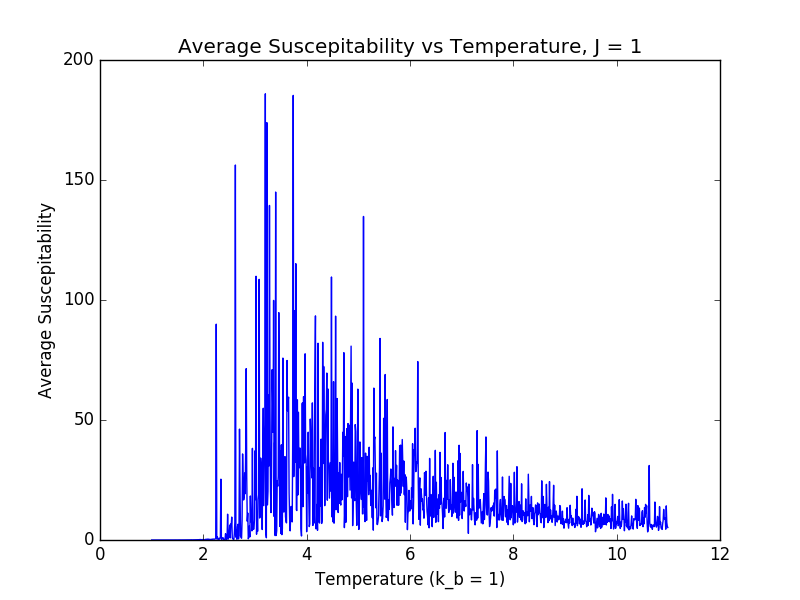

Python code for this plot:
import numpy as np
import pylab as py
import matplotlib.pyplot as plt 
import math
import time
import random as rand

#Simulate the ising model
def compute_energy(lat, J):
	E = -J*(np.sum(np.roll(lat, 1, 0)*lat) + np.sum(np.roll(lat, 1, 1)*lat))
	return E

def compute_magnetization(lat,N):
	M = np.sum(lat)/N*N
	return np.abs(M)


def compute_site_energy(lat,J,x,y):
	E = -J*(lat[x,y]*lat[x-1,y] +  lat[x,y]*lat[np.mod(x+1,N),y] + lat[x,y]*lat[x,np.mod(y+1,N)] + lat[x,y]*lat[x,y-1])
	return E

def spin_flip(lat,N,J,T):
	x=rand.randint(0,N-1)
	y=rand.randint(0,N-1)

	new_lat = np.copy(lat)
	E_orig = compute_site_energy(lat, J, x, y)
	
	new_lat[x,y] = lat[x,y]*(-1)
	E_new = compute_site_energy(new_lat, J, x, y)
	E_diff = E_new - E_orig

	if (E_diff < 0):
		return 1, new_lat, E_diff
	else:
		r = np.random.random()
		if r < np.exp(-E_diff*(1/T)):
			return 1, new_lat, E_diff
		else:
			return 0, lat, E_diff


#Create lattice and initialize coupling constant
J = 1
N = 10

lat = np.ones((N,N))
for i in range(0,N):
	for j in range(0,N):
		u = np.random.random()
		if u < .5:
			lat[i,j] = -1

#Create array of temperatures and average observables
temps = np.arange(1, 11, .01)
Energy = np.zeros(len(temps))
EnergySq = np.zeros(len(temps))
Magnetization = np.zeros(len(temps))
MagnetizationSq = np.zeros(len(temps))
suscepitability = np.zeros(len(temps))
heat_capacity = np.zeros(len(temps))
Z = np.zeros(len(temps))
lattice = np.copy(lat)

original_E = compute_energy(lat,J)
E=original_E

for t in range(0,len(temps)):

	for i in range (0, 6000):
		if (i == 0):
			Energy[t] += compute_energy(lat,J)*np.exp(-original_E*(1/temps[t]))
			EnergySq[t] +=(compute_energy(lat,J)**2)*np.exp(-original_E*(1/temps[t]))
			Magnetization[t] += compute_magnetization(lat,N)*np.exp(-original_E*(1/temps[t]))
			MagnetizationSq[t] += (compute_magnetization(lat,N)**2)*np.exp(-original_E*(1/temps[t]))
			Z[t] += np.exp(-original_E*(1/temps[t]))
		else:
			flipped, lattice, Edif = spin_flip(lattice,N,J,temps[t])
			if (flipped == 0):
				continue
			else:
				E = E+Edif
				Energy[t] += E*np.exp(-E*(1/temps[t]))
				EnergySq[t] +=(E**2)*np.exp(-E*(1/temps[t]))
				Magnetization[t] += compute_magnetization(lattice,N)*np.exp(-E*(1/temps[t]))
				MagnetizationSq[t] += (compute_magnetization(lattice,N)**2)*np.exp(-E*(1/temps[t]))
				Z[t] += np.exp(-E*(1/temps[t]))

	Energy[t] = Energy[t]/Z[t]
	EnergySq[t] = EnergySq[t]/Z[t]
	Magnetization[t] = Magnetization[t]/Z[t]
	MagnetizationSq[t] = MagnetizationSq[t]/Z[t]

for i in range (0,len(temps)):
	heat_capacity[i] = (EnergySq[i] - (Energy[i]**2))/(temps[i]**2)
	suscepitability[i] = (MagnetizationSq[i] - (Magnetization[i]**2))/temps[i]



fig1 = plt.figure()
ax1 = fig1.add_subplot(111)
ax1.plot(temps, Energy)
ax1.set_xlabel('Temperature (k_b = 1)')
ax1.set_ylabel('Average Energy ')
ax1.set_title('Average Energy vs Temperature, J = 1')

fig2 = plt.figure()
ax2 = fig2.add_subplot(111)
ax2.plot(temps, Magnetization)
ax2.set_xlabel('Temperature (k_b = 1)')
ax2.set_ylabel('Average Magnetization')
ax2.set_title('Average Magnetization vs Temperature, J = 1')

fig3 = plt.figure()
ax3 = fig3.add_subplot(111)
ax3.plot(temps, suscepitability)
ax3.set_xlabel('Temperature (k_b = 1)')
ax3.set_ylabel('Average Suscepitability')
ax3.set_title('Average Suscepitability vs Temperature, J = 1')

fig4 = plt.figure()
ax4 = fig4.add_subplot(111)
ax4.plot(temps, heat_capacity)
ax4.set_xlabel('Temperature (k_b = 1)')
ax4.set_ylabel('Average Heat Capacity')
ax4.set_title('Average Heat Capacity vs Temperature, J = 1')

plt.show()
